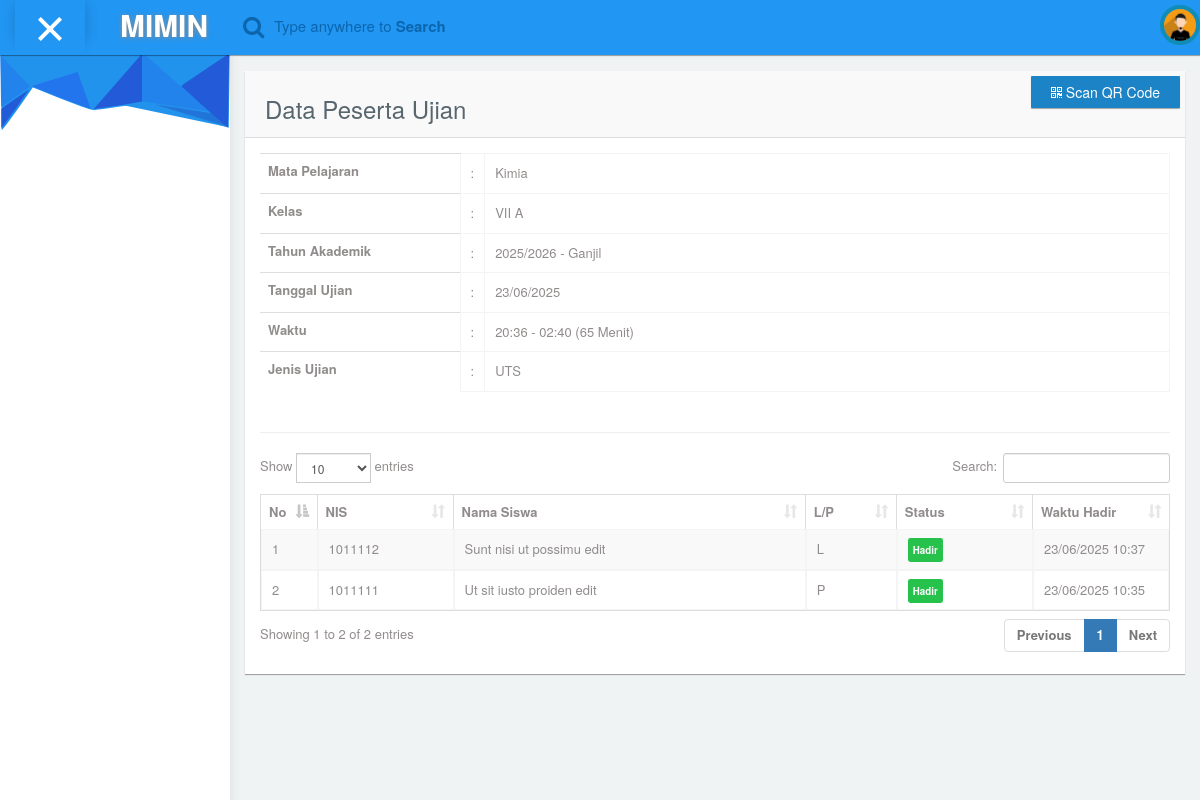
Page /ujianonline/absensi/3 on the committed database.
### tables this page shows
CREATE TABLE IF NOT EXISTS `tb_jadwal_ujian` (
  `id` int NOT NULL AUTO_INCREMENT,
  `matapelajaran_id` int NOT NULL,
  `kelasrombel_id` int NOT NULL,
  `tanggal_ujian` date NOT NULL,
  `jam_mulai` time NOT NULL,
  `jam_selesai` time NOT NULL,
  `lama_ujian` int NOT NULL COMMENT 'dalam menit',
  `jenis_ujian` varchar(50) NOT NULL,
  `banksoal_id` int DEFAULT NULL,
  PRIMARY KEY (`id`)
);

CREATE TABLE IF NOT EXISTS `tb_matapelajaran` (
  `id` int NOT NULL AUTO_INCREMENT,
  `kode_matapelajaran` varchar(20) NOT NULL,
  `nama_matapelajaran` varchar(100) NOT NULL,
  `keterangan` text,
  PRIMARY KEY (`id`)
);

CREATE TABLE IF NOT EXISTS `tb_kelas` (
  `id` int NOT NULL AUTO_INCREMENT,
  `nama_kelas` varchar(100) NOT NULL,
  `keterangan` text,
  PRIMARY KEY (`id`)
);

CREATE TABLE IF NOT EXISTS `tb_tahunakademik` (
  `id` int NOT NULL AUTO_INCREMENT,
  `tahun` varchar(9) NOT NULL,
  `semester` enum('Ganjil','Genap') NOT NULL,
  `status` enum('Aktif','Nonaktif') NOT NULL,
  PRIMARY KEY (`id`)
);

CREATE TABLE IF NOT EXISTS `tb_presensi_ujian` (
  `id` int NOT NULL AUTO_INCREMENT,
  `jadwal_ujian_id` int NOT NULL,
  `siswa_id` int NOT NULL,
  `waktu_hadir` datetime NOT NULL,
  PRIMARY KEY (`id`),
  KEY `jadwal_ujian_id` (`jadwal_ujian_id`),
  KEY `siswa_id` (`siswa_id`),
  CONSTRAINT `tb_presensi_ujian_ibfk_1` FOREIGN KEY (`jadwal_ujian_id`) REFERENCES `tb_jadwal_ujian` (`id`) ON DELETE CASCADE ON UPDATE CASCADE,
  CONSTRAINT `tb_presensi_ujian_ibfk_2` FOREIGN KEY (`siswa_id`) REFERENCES `tb_siswa` (`id`) ON DELETE CASCADE ON UPDATE CASCADE
);

CREATE TABLE IF NOT EXISTS `tb_siswa` (
  `id` int NOT NULL AUTO_INCREMENT,
  `nama` varchar(100) NOT NULL,
  `nis` varchar(30) NOT NULL,
  `tempat_lahir` varchar(100) NOT NULL,
  `tanggal_lahir` date NOT NULL,
  `jenis_kelamin` enum('L','P') NOT NULL,
  `alamat` text,
  `email` varchar(100) NOT NULL,
  `password` varchar(255) NOT NULL,
  `no_hp` varchar(20) DEFAULT NULL,
  `nama_ibu` varchar(100) DEFAULT NULL,
  `nama_ayah` varchar(100) DEFAULT NULL,
  `pekerjaan_ibu` varchar(100) DEFAULT NULL,
  `pekerjaan_ayah` varchar(100) DEFAULT NULL,
  `tahun_masuk` varchar(10) DEFAULT NULL,
  PRIMARY KEY (`id`),
  UNIQUE KEY `nis` (`nis`)
);

### application/views/template_miminium/content.php (called while the page is built)
<?php
    $this->load->view($page);
?>

### application/views/template_miminium/wrapper.php (called while the page is built)
<?php
    include 'header.php';
    include 'sidebar.php';
    include 'navbar.php';
	include 'content.php';
	include 'footer.php';
?>

### application/controllers/Ujianonline.php (called while the page is built, shortened)
<?php
class Ujianonline extends CI_Controller {
    public $db;
    public function __construct() {
        $this->load->database();
        $this->load->helper('url');
    }
    public function absensi($jadwal_ujian_id) {
        $data = array(
            'page' => 'admin/ujianonline/absensi',
            'script' => 'admin/ujianonline/script',
            'link' => 'ujianonline'
        );
        $data['jadwal'] = $this->db->query("
            SELECT
                ju.*,
                mp.nama_matapelajaran,
                kr.id as kelasrombel_id,
                k.nama_kelas,
                ta.tahun,
                ta.semester
            FROM tb_jadwal_ujian ju
            JOIN tb_matapelajaran mp ON ju.matapelajaran_id = mp.id
            JOIN tb_kelasrombel kr ON ju.kelasrombel_id = kr.id
            JOIN tb_kelas k ON kr.kelas_id = k.id
            JOIN tb_tahunakademik ta ON kr.tahunakademik_id = ta.id
            WHERE ju.id = ?
        ", array($jadwal_ujian_id))->row();
        $data['siswa'] = $this->db->query("
            SELECT
                s.*,
                p.waktu_hadir
            FROM tb_siswa s
            JOIN tb_kelassiswa ks ON s.id = ks.siswa_id
            LEFT JOIN tb_presensi_ujian p ON p.siswa_id = s.id AND p.jadwal_ujian_id = ?
            WHERE ks.kelasrombel_id = ?
            ORDER BY s.nama ASC
        ", array($jadwal_ujian_id, $data['jadwal']->kelasrombel_id))->result();
        $this->load->view('template_miminium/wrapper', $data);
    }
}

### index.php (called while the page is built, shortened)
<?php
require_once BASEPATH.'core/CodeIgniter.php';

### application/views/admin/ujianonline/absensi.php (the view, shortened to what this page needs)
<div id="content">
    <div class="col-md-12 top-20 padding-0">
        <div class="col-md-12">
            <div class="panel">
                <div class="panel-heading">
                    <div class="row">
                        <div class="col-md-6">
                            <h3>Data Peserta Ujian</h3>
                        </div>
                        <div class="col-md-6 text-right">
                            <button type="button" class="btn btn-primary" data-toggle="modal" data-target="#scanModal">
                                <i class="fa fa-qrcode"></i> Scan QR Code
                            </button>
                        </div>
                    </div>
                </div>
                <div class="panel-body">
                    <div class="row">
                        <div class="col-md-12">
                            <table class="table">
                                <tr>
                                    <th width="200">Mata Pelajaran</th>
                                    <td width="10">:</td>
                                    <td><?= $jadwal->nama_matapelajaran ?></td>
                                </tr>
                                <tr>
                                    <th>Kelas</th>
                                    <td>:</td>
                                    <td><?= $jadwal->nama_kelas ?></td>
                                </tr>
                                <tr>
                                    <th>Tahun Akademik</th>
                                    <td>:</td>
                                    <td><?= $jadwal->tahun ?> - <?= $jadwal->semester ?></td>
                                </tr>
                                <tr>
                                    <th>Tanggal Ujian</th>
                                    <td>:</td>
                                    <td><?= date('d/m/Y', strtotime($jadwal->tanggal_ujian)) ?></td>
                                </tr>
                                <tr>
                                    <th>Waktu</th>
                                    <td>:</td>
                                    <td><?= date('H:i', strtotime($jadwal->jam_mulai)) ?> - <?= date('H:i', strtotime($jadwal->jam_selesai)) ?> (<?= $jadwal->lama_ujian ?> Menit)</td>
                                </tr>
                                <tr>
                                    <th>Jenis Ujian</th>
                                    <td>:</td>
                                    <td><?= $jadwal->jenis_ujian ?></td>
                                </tr>
                            </table>
                        </div>
                    </div>
                    <hr>
                    <div class="responsive-table">
                        <table id="datatables-example" class="table table-striped table-bordered" width="100%" cellspacing="0">
                            <thead>
                                <tr>
                                    <th width="5%">No</th>
                                    <th width="15%">NIS</th>
                                    <th>Nama Siswa</th>
                                    <th width="10%">L/P</th>
                                    <th width="15%">Status</th>
                                    <th width="15%">Waktu Hadir</th>
                                </tr>
                            </thead>
                            <tbody>
                                <?php
                                $no = 1;
                                foreach ($siswa as $row):
                                ?>
                                    <tr id="siswa-<?= $row->id ?>">
                                        <td><?= $no++ ?></td>
                                        <td><?= $row->nis ?></td>
                                        <td><?= $row->nama ?></td>
                                        <td><?= $row->jenis_kelamin ?></td>
                                        <td>
                                            <?php if ($row->waktu_hadir): ?>
                                                <span class="label label-success">Hadir</span>
                                            <?php else: ?>
                                                <span class="label label-warning">Belum Hadir</span>
                                            <?php endif; ?>
                                        </td>
                                        <td>
                                            <?php if ($row->waktu_hadir): ?>
                                                <?= date('d/m/Y H:i', strtotime($row->waktu_hadir)) ?>
                                            <?php else: ?>
                                                -
                                            <?php endif; ?>
                                        </td>
                                    </tr>
                                <?php endforeach; ?>
                            </tbody>
                        </table>
                    </div>
                </div>
            </div>
        </div>
    </div>
</div>

### rows in the picture
tb_jadwal_ujian: matapelajaran.nama_matapelajaran "Kimia", tb_kelas.nama_kelas "VII A", tb_tahunakademik.tahun "2025/2026", tb_tahunakademik.semester "Ganjil", tanggal_ujian "23/06/2025", jam_mulai "20:36", jam_selesai "02:40", lama_ujian "65", jenis_ujian "UTS"
tb_presensi_ujian: siswa.nis "1011112", siswa.nama "Sunt nisi ut possimu edit", siswa.jenis_kelamin "L", shows "Hadir", waktu_hadir "23/06/2025 10:37"
tb_presensi_ujian: siswa.nis "1011111", siswa.nama "Ut sit iusto proiden edit", siswa.jenis_kelamin "P", shows "Hadir", waktu_hadir "23/06/2025 10:35"
